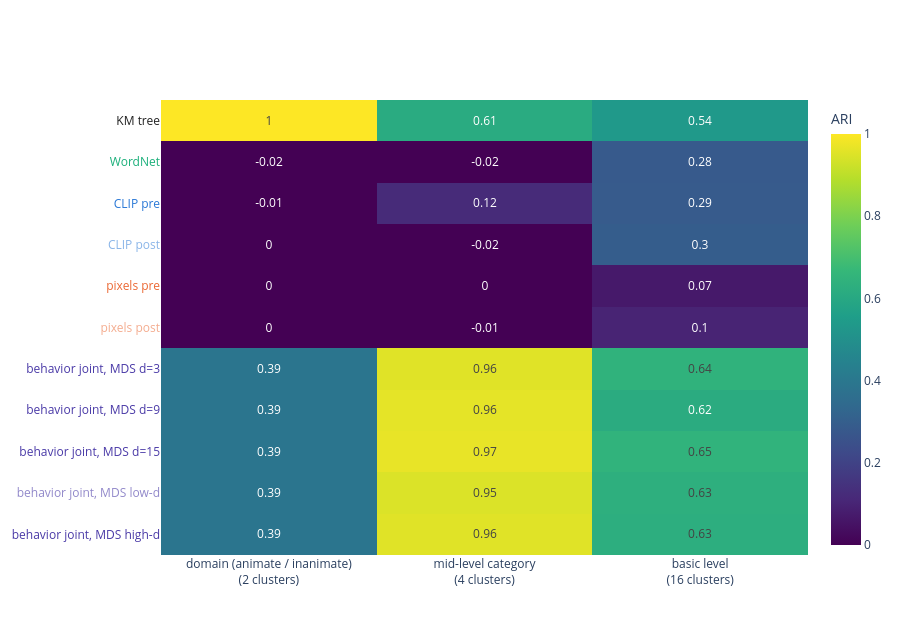

Source (notebook cell):
### Markdown cell above
## 6.3 Which level does a flat cut recover?

**Question.** Cut each dendrogram into as many clusters as the tree has categories at a level (2, 4 and 16 for domain, mid-level category and basic level) and score the partition against the tree's categories with ARI (0 = chance, 1 = identical). **Why.** Gamma pools every level; this shows where the match lives.

Because the plain cut is dominated by outlier clusters, an **outlier-robust cut** is reported alongside: the dendrogram is cut at the smallest k for which the number of clusters holding at least 5 images reaches the level's category count, and ARI is computed over the images in those clusters (this asks whether the substantial clusters are the tree's, and is descriptive; the share of images kept is printed).

Two caveats. Average linkage often peels off a few outliers rather than splitting the bulk, so the largest-cluster share (share of images in the biggest cluster) is printed: when it is near 1, the cut is nearly one cluster and ARI is near 0 for that reason. And the reference's own dendrogram, cut at 16, yields fewer clusters than asked (ties and raggedness), so it is a ceiling that is itself not 1.

### Code cell
cuts = tr.flat_cut_ari(trees, PARTS)
tr.fig_ari_heatmap(cuts).show()
for column, title in [("ari", "ARI"), ("largest_cluster", "share of images in the largest cluster"),
                      ("n_clusters", "clusters obtained"), ("robust_ari", "outlier-robust ARI"),
                      ("robust_k", "k of the outlier-robust cut"), ("robust_frac_kept", "share of images kept by the robust cut")]:
    print(f"\n{title} (columns: tree level)")
    print(cuts.pivot(index="rdm", columns="level", values=column).loc[list(clustered)].round(3).to_string())

### Figure 1 — Plotly figure (JSON) as saved in the notebook; plotly's stock layout.template omitted (floating-point values rounded to 4 significant figures)
{"data": [{"colorbar": {"title": {"text": "ARI"}}, "colorscale": [[0.0, "#440154"], [0.1111, "#482878"], [0.2222, "#3e4989"], [0.3333, "#31688e"], [0.4444, "#26828e"], [0.5556, "#1f9e89"], [0.6667, "#35b779"], [0.7778, "#6ece58"], [0.8889, "#b5de2b"], [1.0, "#fde725"]], "text": [[1.0, 0.61, 0.54], [-0.02, -0.02, 0.28], [-0.01, 0.12, 0.29], [-0.0, -0.02, 0.3], [-0.0, -0.0, 0.07], [-0.0, -0.01, 0.1], [0.39, 0.96, 0.64], [0.39, 0.96, 0.62], [0.39, 0.97, 0.65], [0.39, 0.95, 0.63], [0.39, 0.96, 0.63]], "texttemplate": "%{text}", "type": "heatmap", "x": ["domain (animate / inanimate)<br>(2 clusters)", "mid-level category<br>(4 clusters)", "basic level<br>(16 clusters)"], "y": ["<span style=\"color:#222222\">KM tree</span>", "<span style=\"color:#1baf7a\">WordNet</span>", "<span style=\"color:#2a78d6\">CLIP pre</span>", "<span style=\"color:#8ab5e8\">CLIP post</span>", "<span style=\"color:#eb6834\">pixels pre</span>", "<span style=\"color:#f4ac8f\">pixels post</span>", "<span style=\"color:#4a3aa7\">behavior joint, MDS d=3</span>", "<span style=\"color:#4a3aa7\">behavior joint, MDS d=9</span>", "<span style=\"color:#4a3aa7\">behavior joint, MDS d=15</span>", "<span style=\"color:#9289ca\">behavior joint, MDS low-d</span>", "<span style=\"color:#4a3aa7\">behavior joint, MDS high-d</span>"], "z": [[1.0, 0.6112, 0.5356], [-0.02183, -0.0183, 0.2815], [-0.008977, 0.1195, 0.2855], [-0.001651, -0.0203, 0.2955], [-0.004011, -0.001645, 0.06714], [-0.0008333, -0.006357, 0.09904], [0.391, 0.9558, 0.6438], [0.391, 0.9635, 0.6151], [0.391, 0.9676, 0.648], [0.391, 0.9475, 0.6302], [0.391, 0.9556, 0.625]], "zmax": 1, "zmin": 0}], "layout": {"height": 635, "yaxis": {"autorange": "reversed"}}}
